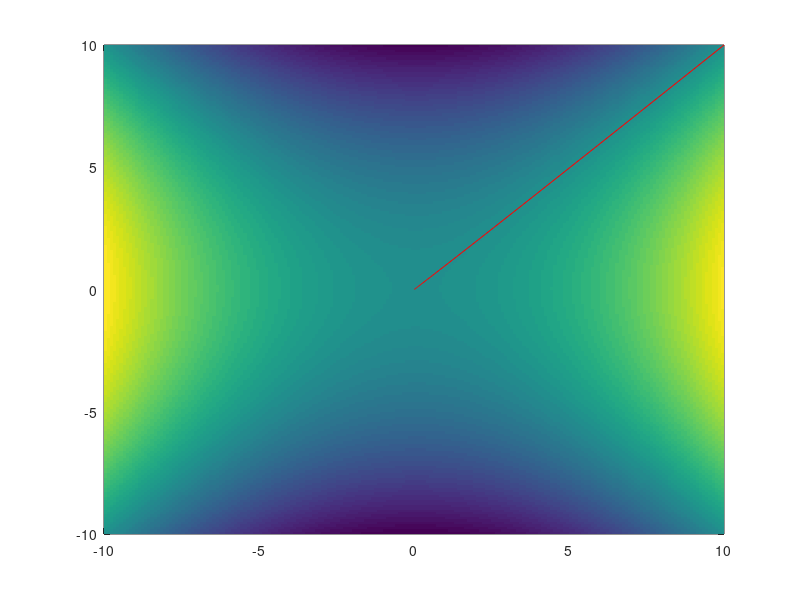

This figure's MATLAB source:
%Practica 9

function [] = practica9()
	%Ejercicio 1
	%a)
	%e1([2 2]',0.01)
	%b)
	%e1([2 2]',0.5)
	%c)
	%e1([2 2]',0.005)
	%d)
	%Ejercicio 2
	e2();
end
function i = e1(input,step)
	[x,y]=meshgrid(-3:0.1:3,-4:0.1:4);
	z = (x.^2 + 2*x + 3*y.^2);
	pcolor(x,y,z),shading flat;hold on;
	sol = input;
	i=1;
	x=sol(1,i);
	y=sol(2,i);
	dx = 2*x + 2;
	dy = 6*y;
	sol(:,i+1) = sol(:,i) - 0.01 * [dx;dy];
	plot([sol(1,i) sol(1,i+1)],[sol(2,i) sol(2,i+1)],'r', 'LineWidth',3)
	i=i+1;
	while abs(sol(:,i)-sol(:,i-1)) >0.0001,
		x=sol(1,i);
		y=sol(2,i);
		dx = 2*x + 2;
		dy = 6*y;
		sol(:,i+1) = sol(:,i) - step * [dx;dy];
		plot([sol(1,i) sol(1,i+1)],[sol(2,i) sol(2,i+1)],'r', 'LineWidth',3)
		i=i+1;
		pause(0.1);
	end
end

function i= e2()
	[x,y]=meshgrid(-10:0.1:10,-10:0.1:10);
	z = 100*(x.^2-y.^2)+(1-x).^2;
	pcolor(x,y,z),shading flat;hold on;
	sol = [10 10]';
	i=1;
	x=sol(1,i);
		y=sol(2,i);
		dx = 200*x+2*x-1;
		dy = -200*y;
		dxx = 202;
		dxy = 1;
		dyx = 1;
		dyy = -200;
		H = [dxx dxy;dyx dyy];
		sol(:,i+1) = sol(:,i) - 0.1 * inv(H) * ([dx;dy]);
		plot([sol(1,i) sol(1,i+1)],[sol(2,i) sol(2,i+1)],'r')
	i=i+1;
	while abs(sol(:,i)-sol(:,i-1)) >0.0001,
		x=sol(1,i);
		y=sol(2,i);
		dx = 200*x+2*x-1;
		dy = -200*y;
		dxx = 202;
		dxy = 1;
		dyx = 1;
		dyy = -200;
		H = [dxx dxy;dyx dyy];
		sol(:,i+1) = sol(:,i) - 0.1 * inv(H) * ([dx;dy]);
		plot([sol(1,i) sol(1,i+1)],[sol(2,i) sol(2,i+1)],'r')
		i=i+1;
		pause(0.1);
	end
end
